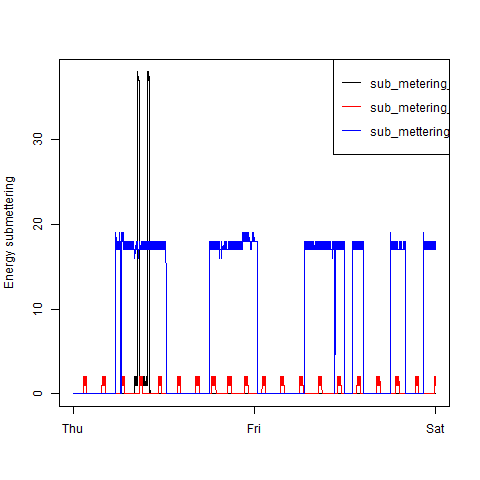

The R source for this figure:
source("preparing_data.r")

sub_mettering <- con[, -c(2:5)]

      
with(sub_mettering, plot(Time, Sub_mettering1 , ylab = "Energy submettering", type = "n", xlab = " "))
lines(sub_mettering$Time, sub_mettering$Sub_mettering1)
lines(sub_mettering$Time, sub_mettering$Sub_mettering2, col = "red")
lines(sub_mettering$Time, sub_mettering$Sub_mettering3, col= "blue")
legend("topright", col = c("black", "red", "blue"), legend = c("sub_metering_1", "sub_metering_2", "sub_mettering_3"), lty = 1)
dev.copy(png, file="plot3.png")
dev.off()
